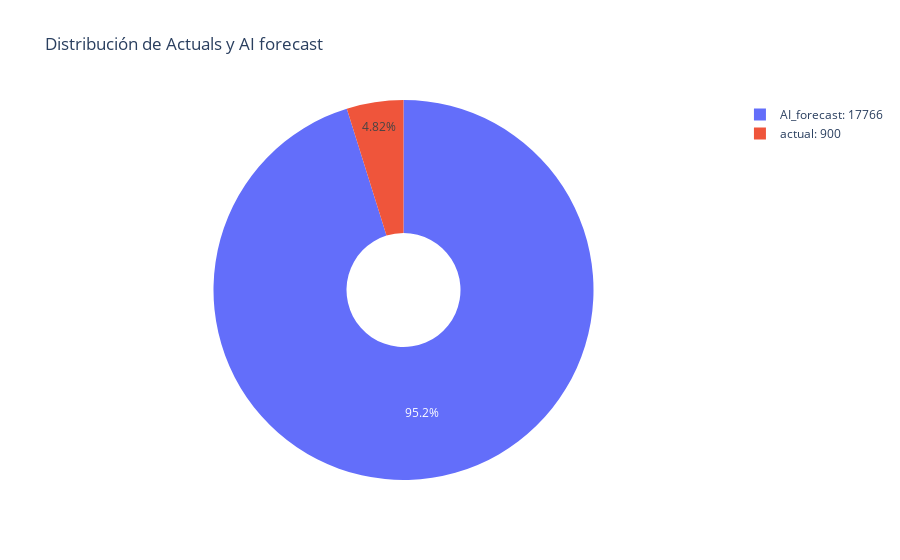

The cell this chart's notebook holds for it:
### Markdown cell above
### 1 Nº de actuals, Nº de forecast

### Code cell
conteo_scenarios = df['SCENARIO'].value_counts()
# Crear etiquetas personalizadas para mostrar el nombre y el número total
labels = [f'{scenario}: {count}' for scenario, count in zip(conteo_scenarios.index, conteo_scenarios.values)]

# Crear el gráfico de tarta con plotly.express
fig = px.pie(values=conteo_scenarios.values, 
             names=labels, 
             title="Distribución de Actuals y AI forecast",
             hole=0.3)  # 'hole=0.3' crea un gráfico tipo 'donut'

# Mostrar el gráfico
fig.show()

### Figure 1 — Plotly figure (JSON) as saved in the notebook; plotly's stock layout.template omitted (floating-point values rounded to 4 significant figures)
{"data": [{"domain": {"x": [0, 1], "y": [0, 1]}, "hole": 0.3, "hovertemplate": "label=%{label}<br>value=%{value}<extra></extra>", "labels": ["AI_forecast: 17766", "actual: 900"], "legendgroup": "", "name": "", "showlegend": true, "type": "pie", "values": [17766, 900]}], "layout": {"legend": {"tracegroupgap": 0}, "title": {"text": "Distribución de Actuals y AI forecast"}}}
